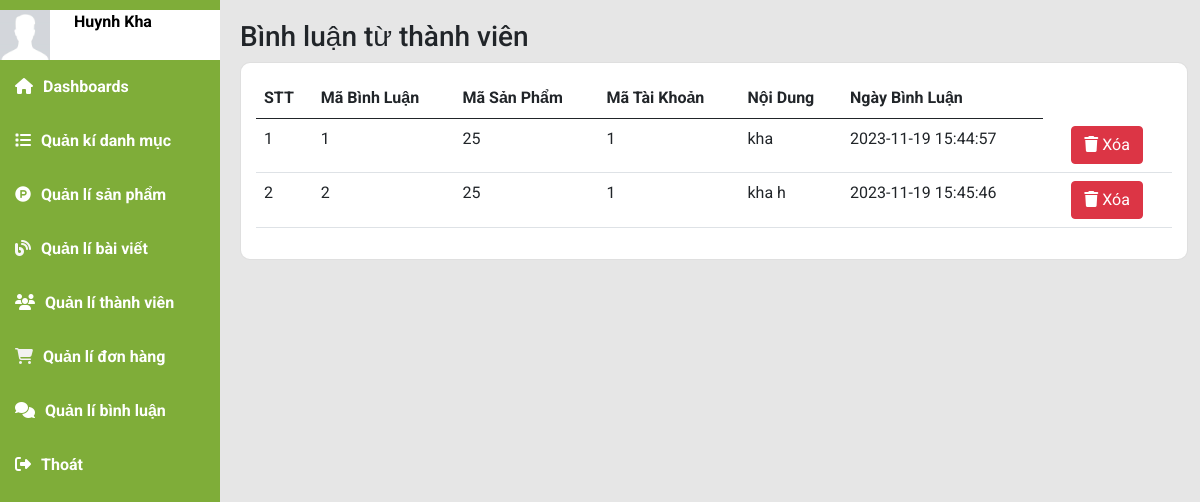
Page /index.php?mod=admin&act=admin_cmt (signed in) on the earlier database version.
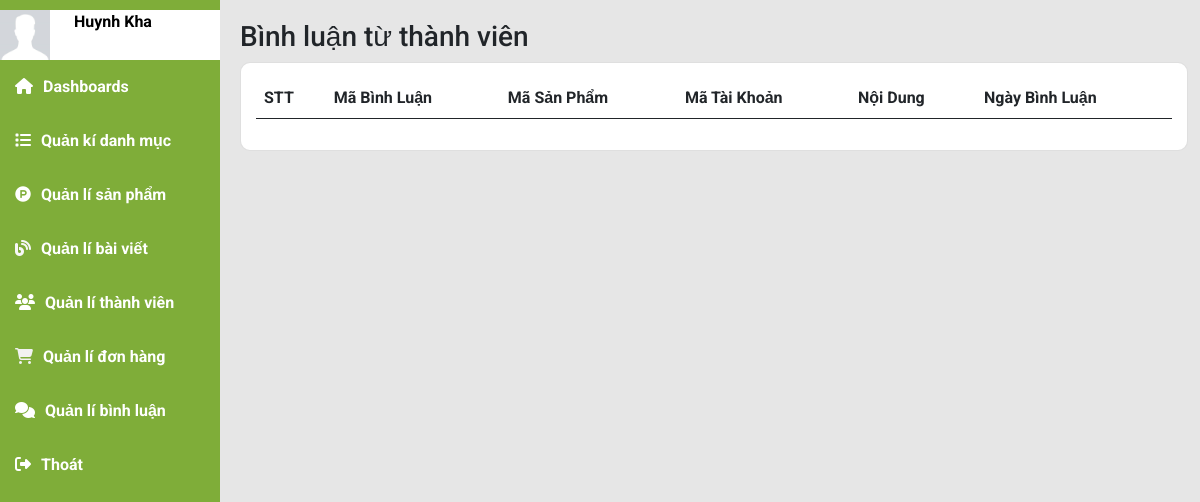
Same page on the later database version.
### tables this page shows
CREATE TABLE `binhluan` (
  `MaBL` int NOT NULL,
  `MaSP` int NOT NULL,
  `MaTK` int NOT NULL,
  `NoiDung` text NOT NULL,
  `NgayBL` datetime NOT NULL DEFAULT CURRENT_TIMESTAMP
);

### model/m_pdo.php (called while the page is built, shortened)
<?php
function pdo_get_connection(){
    $dburl = "mysql:host=localhost;dbname=organic;charset=utf8";
    $username = 'root';
    $password = '';
    $conn = new PDO($dburl, $username, $password);
    $conn->setAttribute(PDO::ATTR_ERRMODE, PDO::ERRMODE_EXCEPTION);
    return $conn;
}
function pdo_query($sql){
    $sql_args = array_slice(func_get_args(), 1);
    try{
        $conn = pdo_get_connection();
        $stmt = $conn->prepare($sql);
        $stmt->execute($sql_args);
        $rows = $stmt->fetchAll();
        return $rows;
    }
    catch(PDOException $e){
        throw $e;
    }
    finally{
        unset($conn);
    }
}

### model/m_admin.php (called while the page is built, shortened)
<?php
    include_once 'model/m_pdo.php';
        function get_cmtadmin(){
            return pdo_query("SELECT * FROM binhluan");
        }
?>

### view/admin/v_admin_cmt.php (the view)
<div class="main-content">
    <h3 class="title-page">
        Bình luận từ thành viên
    </h3>
    <section class="row">
        <div class="col-sm-12 col-md-12 col xl-12">
            <div class="card chart">
                <table class="table">
                    <thead>
                        <tr>
                            <th>STT</th>
                            <th>Mã Bình Luận</th>
                            <th>Mã Sản Phẩm</th>
                            <th>Mã Tài Khoản</th>
                            <th>Nội Dung</th>
                            <th>Ngày Bình Luận</th>
                        </tr>
                    </thead>
                    <tbody>
                        <?php
                            $stt = 1;
                            foreach($cmtall as $comment):
                        ?>
                        <tr>
                            <td><?=$stt?></td>
                            <td><?=$comment['MaBL']?></td>
                            <td><?=$comment['MaSP']?></td>
                            <td><?=$comment['MaTK']?></td>
                            <td><?=$comment['NoiDung']?></td>
                            <td><?=$comment['NgayBL']?></td>
                            <td>
                            <td>
                <a href="index.php?mod=admin&act=admin_delete_cmt&MaBL=<?=$comment['MaBL']?>" class="btn btn-danger"><i class="fa-solid fa-trash"></i> Xóa</a>
            </td>
                            </td>
                        </tr>
                        <?php
                            $stt++;
                            endforeach;
                        ?>
                    </tbody>
                </table>
            </div>
        </div>
    </section>
</div>

Differences in the rows shown:
removed binhluan: MaBL "1", MaSP "25", MaTK "1", NoiDung "kha", NgayBL "2023-11-19 15:44:57"
removed binhluan: MaBL "2", MaSP "25", MaTK "1", NoiDung "kha h", NgayBL "2023-11-19 15:45:46"
